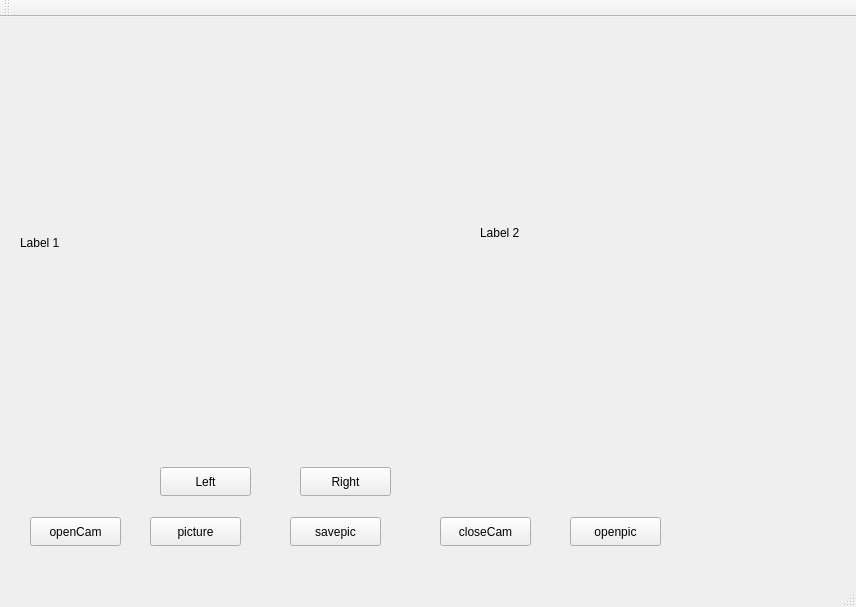
<?xml version="1.0" encoding="UTF-8"?>
<ui version="4.0">
 <class>camaraGet</class>
 <widget class="QMainWindow" name="camaraGet">
  <property name="geometry">
   <rect>
    <x>0</x>
    <y>0</y>
    <width>856</width>
    <height>607</height>
   </rect>
  </property>
  <property name="windowTitle">
   <string>camaraGet</string>
  </property>
  <widget class="QWidget" name="centralWidget">
   <widget class="QPushButton" name="open">
    <property name="geometry">
     <rect>
      <x>30</x>
      <y>500</y>
      <width>91</width>
      <height>29</height>
     </rect>
    </property>
    <property name="text">
     <string>openCam</string>
    </property>
   </widget>
   <widget class="QPushButton" name="pic">
    <property name="geometry">
     <rect>
      <x>150</x>
      <y>500</y>
      <width>91</width>
      <height>29</height>
     </rect>
    </property>
    <property name="text">
     <string>picture</string>
    </property>
   </widget>
   <widget class="QLabel" name="label">
    <property name="geometry">
     <rect>
      <x>20</x>
      <y>30</y>
      <width>421</width>
      <height>391</height>
     </rect>
    </property>
    <property name="text">
     <string>Label 1</string>
    </property>
   </widget>
   <widget class="QLabel" name="label_2">
    <property name="geometry">
     <rect>
      <x>480</x>
      <y>30</y>
      <width>381</width>
      <height>371</height>
     </rect>
    </property>
    <property name="text">
     <string>Label 2</string>
    </property>
   </widget>
   <widget class="QPushButton" name="closeCam">
    <property name="geometry">
     <rect>
      <x>440</x>
      <y>500</y>
      <width>91</width>
      <height>29</height>
     </rect>
    </property>
    <property name="text">
     <string>closeCam</string>
    </property>
   </widget>
   <widget class="QPushButton" name="savepic">
    <property name="geometry">
     <rect>
      <x>290</x>
      <y>500</y>
      <width>91</width>
      <height>29</height>
     </rect>
    </property>
    <property name="text">
     <string>savepic</string>
    </property>
   </widget>
   <widget class="QPushButton" name="openpic">
    <property name="geometry">
     <rect>
      <x>570</x>
      <y>500</y>
      <width>91</width>
      <height>29</height>
     </rect>
    </property>
    <property name="text">
     <string>openpic</string>
    </property>
   </widget>
   <widget class="QPushButton" name="pushButton">
    <property name="geometry">
     <rect>
      <x>160</x>
      <y>450</y>
      <width>91</width>
      <height>29</height>
     </rect>
    </property>
    <property name="text">
     <string>Left</string>
    </property>
   </widget>
   <widget class="QPushButton" name="pushButton_2">
    <property name="geometry">
     <rect>
      <x>300</x>
      <y>450</y>
      <width>91</width>
      <height>29</height>
     </rect>
    </property>
    <property name="text">
     <string>Right</string>
    </property>
   </widget>
  </widget>
  <widget class="QMenuBar" name="menuBar">
   <property name="geometry">
    <rect>
     <x>0</x>
     <y>0</y>
     <width>856</width>
     <height>26</height>
    </rect>
   </property>
  </widget>
  <widget class="QToolBar" name="mainToolBar">
   <attribute name="toolBarArea">
    <enum>TopToolBarArea</enum>
   </attribute>
   <attribute name="toolBarBreak">
    <bool>false</bool>
   </attribute>
  </widget>
  <widget class="QStatusBar" name="statusBar"/>
 </widget>
 <layoutdefault spacing="6" margin="11"/>
 <resources/>
 <connections/>
</ui>
